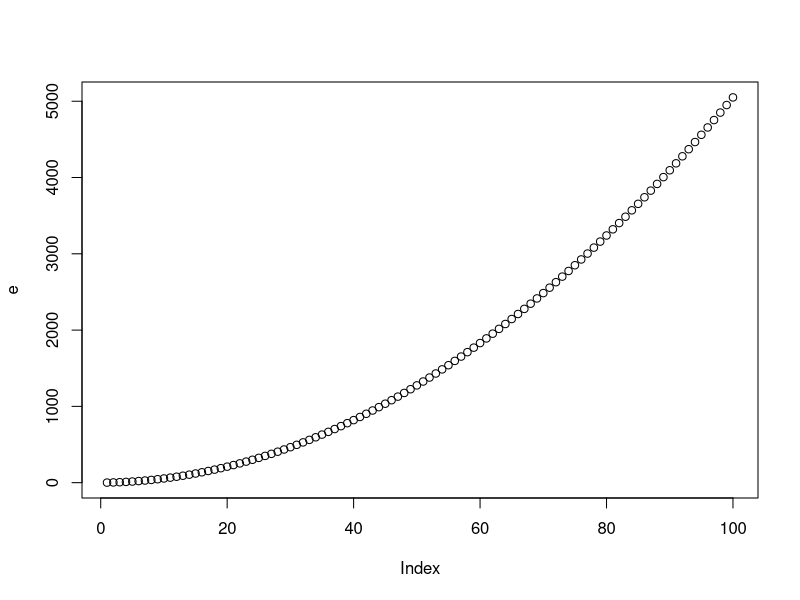

This chart was generated by the following R code: (Note: this script raises an error after producing the figure.)
# 20250609(17.39)
# 15243.math
############
# 1.kleiner gauss
# 1.
a<-seq_along(1:100)
b<-a+1
c<-lapply(seq_along(a), function(i){
a[i]+b[i]  
})
d<-unlist(c)
d<-d[1:(length(a)-1)]
sum(d)
# 2.
e<-array()
f<-array()
g<-array()
k<-1
f<-4
for (k in 1:length(a)){
if(k==1){
  s1<-a[k]+1
  e[k]<-s1/2
}
if(k>1){
  
s1<-e[k-1]+a[k]
e[k]<-s1
#f[k]<-e[k]+b[k]
#g[k]<-sum(f,na.rm = T)
}
}
sum(e,na.rm = T)
#f
e
plot(e)
library(clipr)
write_clip(e)
1*(1+1)/2
2*(2+1)/2
